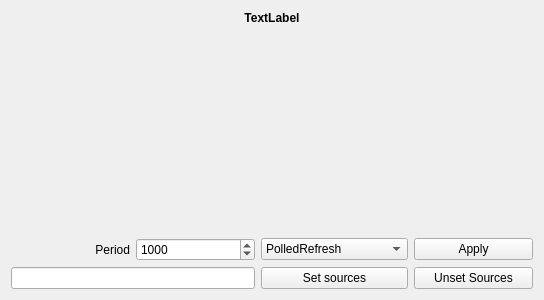
<?xml version="1.0" encoding="UTF-8"?>
<ui version="4.0">
 <class>CuTCWidgets</class>
 <widget class="QWidget" name="CuTCWidgets">
  <property name="geometry">
   <rect>
    <x>0</x>
    <y>0</y>
    <width>544</width>
    <height>300</height>
   </rect>
  </property>
  <property name="windowTitle">
   <string>CuTCWidgets</string>
  </property>
  <layout class="QGridLayout" name="gridLayout">
   <item row="2" column="2">
    <widget class="QComboBox" name="cbRefMode">
     <item>
      <property name="text">
       <string>PolledRefresh</string>
      </property>
     </item>
     <item>
      <property name="text">
       <string>ChangeEventRefresh</string>
      </property>
     </item>
    </widget>
   </item>
   <item row="2" column="0">
    <widget class="QLabel" name="label">
     <property name="text">
      <string>Period</string>
     </property>
     <property name="alignment">
      <set>Qt::AlignRight|Qt::AlignTrailing|Qt::AlignVCenter</set>
     </property>
    </widget>
   </item>
   <item row="2" column="1">
    <widget class="QSpinBox" name="sbPeriod">
     <property name="minimum">
      <number>10</number>
     </property>
     <property name="maximum">
      <number>10000</number>
     </property>
     <property name="singleStep">
      <number>100</number>
     </property>
     <property name="value">
      <number>1000</number>
     </property>
    </widget>
   </item>
   <item row="3" column="2">
    <widget class="QPushButton" name="pbSetSources">
     <property name="text">
      <string>Set sources</string>
     </property>
    </widget>
   </item>
   <item row="3" column="3">
    <widget class="QPushButton" name="pbUnsetSrc">
     <property name="text">
      <string>Unset Sources</string>
     </property>
    </widget>
   </item>
   <item row="3" column="0" colspan="2">
    <widget class="QLineEdit" name="leSrcs"/>
   </item>
   <item row="2" column="3">
    <widget class="QPushButton" name="pbApplyRefresh">
     <property name="text">
      <string>Apply</string>
     </property>
    </widget>
   </item>
   <item row="1" column="0" colspan="4">
    <widget class="QWidget" name="widget" native="true"/>
   </item>
   <item row="0" column="0" colspan="4">
    <widget class="QLabel" name="labelTitle">
     <property name="sizePolicy">
      <sizepolicy hsizetype="Preferred" vsizetype="Fixed">
       <horstretch>0</horstretch>
       <verstretch>0</verstretch>
      </sizepolicy>
     </property>
     <property name="font">
      <font>
       <weight>75</weight>
       <bold>true</bold>
      </font>
     </property>
     <property name="text">
      <string>TextLabel</string>
     </property>
     <property name="alignment">
      <set>Qt::AlignCenter</set>
     </property>
    </widget>
   </item>
  </layout>
 </widget>
 <layoutdefault spacing="6" margin="11"/>
 <resources/>
 <connections/>
</ui>
